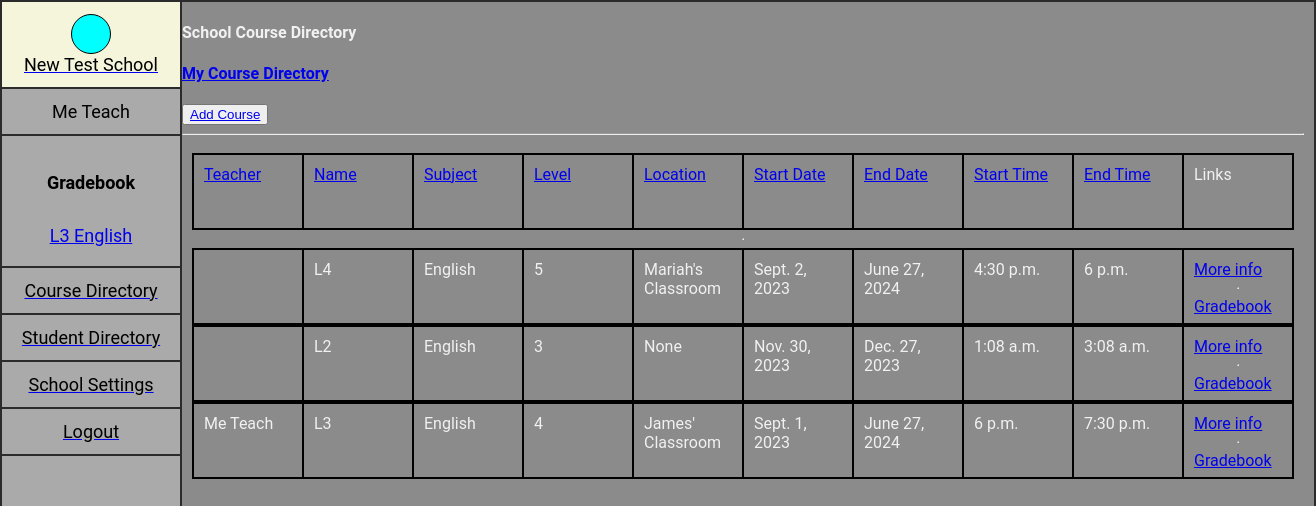
Page /courses/all/school/sort/teacher (signed in) on the earlier database version.
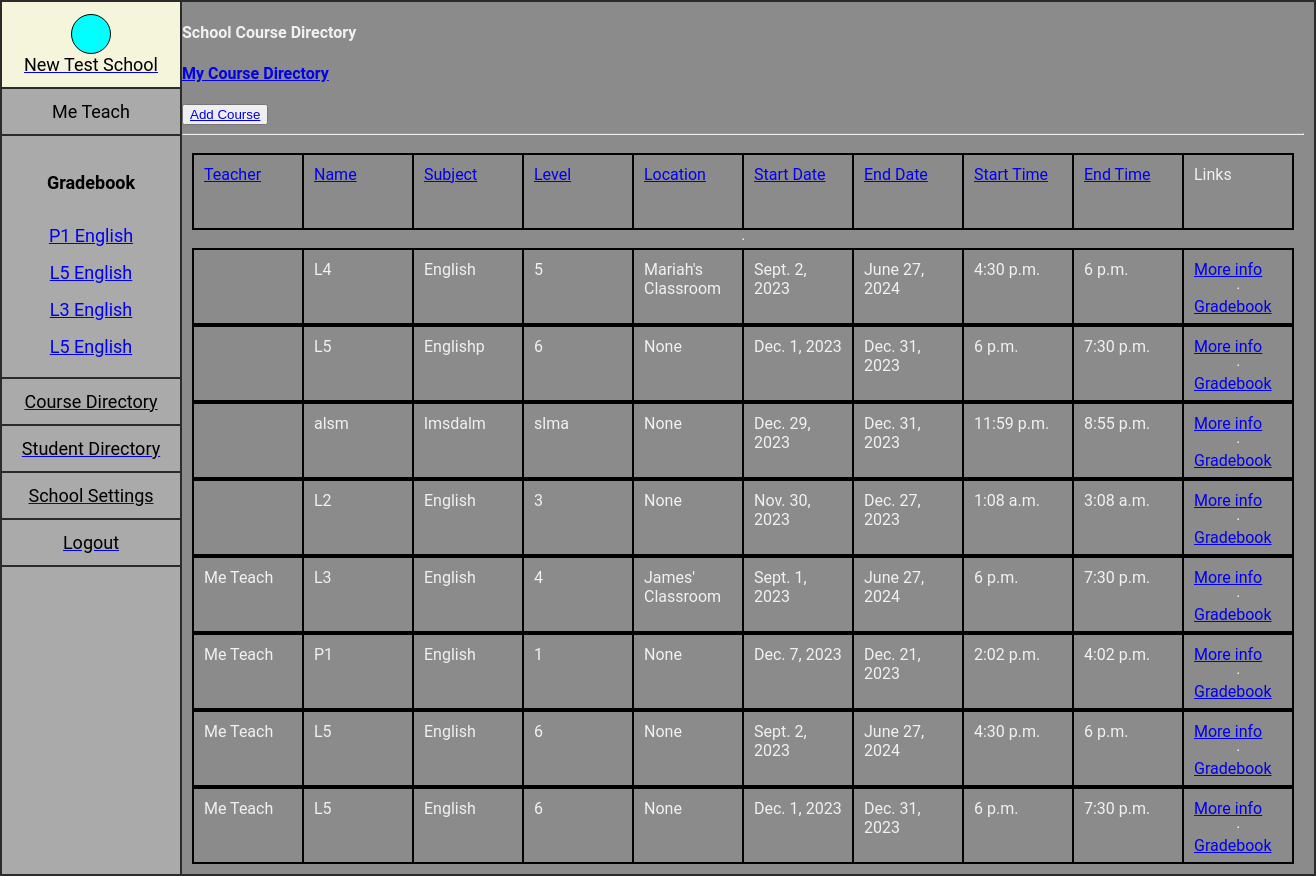
Same page on the later database version.
### app/models.py (models this page shows, shortened)
class Course(models.Model):
    school = models.ForeignKey('School', on_delete=models.CASCADE, related_name='facility', null=False)
    teacher = models.ForeignKey('User', on_delete=models.SET_NULL, related_name='teacher', null=True, blank=True)
    added_by = models.ForeignKey('User', on_delete=models.CASCADE, related_name='course_added_by', null=True, blank=True)
    name = models.CharField(max_length=64, blank=False, null=True) #name of class
    subject = models.CharField(max_length=128, blank=False) #subject of class
    grade_type = models.BooleanField(default=0, blank=False) #used to set grading system
    code = models.CharField(max_length=128, blank=True, null=True) #class identifer or differentiator(if any)
    level = models.CharField(max_length=24, blank=True, null=True)
    description = models.TextField(max_length=512, blank=True, null=True)
    online = models.BooleanField(default=False, blank=True, null=True) #if course is online(true) or inperson (false)
    location = models.CharField(max_length=128, blank=True, null=True) #physical location of class if any
    students = models.PositiveIntegerField(blank=True, null=True, default=0)
    start_date = models.DateField(auto_now_add=False, blank=True, null=True)
    end_date = models.DateField(auto_now_add=False, blank=True, null=True)
    start_time = models.TimeField(blank=True, default='0:0:0')
    end_time = models.TimeField(blank=True, default='0:0:0')
    timestamp = models.DateTimeField(auto_now_add=True)

### app/user.py (models this page shows, shortened)
class User(AbstractUser):
    first_name = models.CharField(max_length=256, blank=True)
    last_name = models.CharField(max_length=256, blank=True)
    phone = models.CharField(max_length=32, blank=True)
    social = models.CharField(max_length=64, blank=True, null=True) #for use with other contact servicers such as LINE, MESSENGER or WHATSAPP
    school = models.ForeignKey('School', on_delete=models.SET_NULL, related_name='user', null=True, blank=True)
    tag = models.CharField(max_length=64, blank=True, null=True) #if they have a school ID or other form of required identifier.
    is_admin = models.BooleanField(default=False)
    is_teacher = models.BooleanField(default=False)
    is_parent = models.BooleanField(default=False)
    timestamp = models.DateTimeField(auto_now_add=True)
    pass
    def __str__(self):
        return f"{self.first_name + ' ' + self.last_name}"

### app/views.py (the view, shortened to what this page needs)
# urls.py: path("courses/all/", views.courses, name="courses"),
@csrf_exempt
@login_required
def courses(request, source=None, sortby=None):
    user = request.user
    all = False
    courses_list = []
    courses = []
    if user.school:
        try:
            if source == 'school':
                if sortby == None:
                    courses_list = Course.objects.filter(school=user.school).order_by('teacher', 'start_time')
                else:
                    courses_list = Course.objects.filter(school=user.school).order_by(sortby)
                courses = Course.objects.filter(teacher=user).order_by('start_time')
                course_count = len(courses_list)
                all = True
        except:
            courses = Course.objects.filter(teacher=user).order_by(sortby)
            courses_list = courses
            course_count = len(courses_list)
        return render(request, "app/courses/courses.html", {'courses':courses,
                                                            'courses_list':courses_list,
                                                            'course_count':course_count,
                                                            'all': all})
    else:
        return HttpResponseRedirect(reverse("index"))

### app/templates/app/courses/courses.html (shortened to what this page needs)
{% extends 'app/layout.html' %}
{% load static %}
{% block body %}
<body>
    <div id="course_view">
    {% if course_count > 0 %}
        {% if user.is_teacher and all %}
            <h4>School Course Directory</h4>
            <a class="button" href="{% url 'courses' 'teacher' %}">
                <h4>My Course Directory</h4>
            </a>
        <button type="button">
            <a href="{% url 'addCourse' %}">Add Course</a>
        </button>
        {% endif %}
        <hr>
        <div class="course-view" style="border:none;">
            <div class="course-row">
                <a href="{% url 'courses' 'school' 'teacher' %}"> <div class="course-box">Teacher</div> </a>
                <a href="{% url 'courses' 'school' 'name' %}"><div class="course-box">Name</div></a>
                <a href="{% url 'courses' 'school' 'subject' %}"><div class="course-box">Subject</div></a>
                <a href="{% url 'courses' 'school' 'level' %}"><div class="course-box">Level</div></a>
                <a href="{% url 'courses' 'school' 'location' %}"><div class="course-box">Location</div></a>
                <a href="{% url 'courses' 'school' 'start_date' %}"><div class="course-box">Start Date</div></a>
                <a href="{% url 'courses' 'school' 'end_date' %}"><div class="course-box">End Date</div></a>
                <a href="{% url 'courses' 'school' 'start_time' %}"><div class="course-box">Start Time</div></a>
                <a href="{% url 'courses' 'school' 'end_time' %}"><div class="course-box">End Time</div></a>
                <div class="course-box">Links</div>
            </div>
            <hr>
            {% for course in courses_list %}
                <div class="course-row">
                    {% if course.teacher %}
                        <div class="course-box">{{course.teacher}}</div>
                    {% else %}
                        <div class="course-box"></div>
                    {% endif %}
                    <div class="course-box">{{course.name}}</div>
                    <div class="course-box">{{course.subject}}</div>
                    <div class="course-box">{{course.level}}</div>
                    <div class="course-box">{{course.location}}</div>
                    <div class="course-box">{{course.start_date}}</div>
                    <div class="course-box">{{course.end_date}}</div>
                    <div class="course-box">{{course.start_time}}</div>
                    <div class="course-box">{{course.end_time}}</div>
                    <div class="course-box">
                            <a class="button" href="{% url 'course' course.code %}">More info</a>
                            <hr>
                            {% if course.teacher.id == user.id or user.is_admin %}
                            <a class="button" href="{% url 'gradebook' course.code %}">Gradebook</a>
                            {% endif %}
                    </div>
                </div>
            {% endfor %}
        </div>
    {% endif %}
    </div>
</body>
{% endblock %}

### app/templates/app/layout.html (shortened to what this page needs)
{% load static %}
<!DOCTYPE html>
<html>
    <head>
        <link href="{% static 'app/styles.css' %}" rel="stylesheet">
    </head>
    <div class="row">
        <div class="frame">
            {% if request.user.is_authenticated %}
                <div class="nav-line" id="nav-line">
                    {% if user.school %}
                    <a href="{% url 'index' %}">
                    <div class="nav-block" id="schoolBlock">
                        <div class="nav-img"></div>
                        <div>{{ user.school.name }}</div>
                    </div>
                    </a>
                    {% endif %}
                    <div class="nav-block" id="teacherBlock">
                        <div>{{ user.first_name }} {{user.last_name}}</div>
                    </div>
                    {% if user.school %}
                        {% if user.is_teacher and courses %}
                        <div class="nav-block" id="gradebook-block">
                            <h4>Gradebook</h4>
                            {% for course in courses %}
                            <a href="{% url 'gradebook' course.code %}" class="nav-dropdown-item">{{ course.name }} {{course.subject}}</a>
                            {% endfor %}
                        </div>
                        {% endif %}
                        {% if user.is_admin %}
                        <a class="button" href="{% url 'courses' 'school' %}">
                            <div class="nav-block" id="CoursesBlock">Course Directory</div>
                        </a>
                        <a class="button" href="{% url 'students' 'school' %}">
                            <div class="nav-block">Student Directory</div>
                        </a>
                        <a class="button" href="{% url 'settings' %}">
                            <div class="nav-block" id="settingsBlock">School Settings</div>
                        </a>
                        {% endif %}
                    {% endif %}
                    <a class="button" href="{% url 'logout' %}">
                        <div class="nav-block" >Logout</div>
                    </a>
                </div>
            {% endif %}
            <main>
                {% block body %}
                {% endblock %}
            </main>
        </div>
    </div>
</html>

Differences in the rows shown:
added Course: name "P1", subject "English", teacher "Me Teach", level "1", location "None", start_date "Dec. 7, 2023", end_date "Dec. 21, 2023", start_time "2:02 p.m.", end_time "4:02 p.m.", shows "Gradebook"
added Course: name "L5", subject "English", teacher "Me Teach", level "6", location "None", start_date "Sept. 2, 2023", end_date "June 27, 2024", start_time "4:30 p.m.", end_time "6 p.m.", shows "Gradebook"
added Course: name "L5", subject "English", teacher "Me Teach", level "6", location "None", start_date "Dec. 1, 2023", end_date "Dec. 31, 2023", start_time "6 p.m.", end_time "7:30 p.m.", shows "Gradebook"
added Course: name "L5", subject "Englishp", level "6", location "None", start_date "Dec. 1, 2023", end_date "Dec. 31, 2023", start_time "6 p.m.", end_time "7:30 p.m.", shows "Gradebook", shown under "My Course Directory"
added Course: name "alsm", subject "lmsdalm", level "slma", location "None", start_date "Dec. 29, 2023", end_date "Dec. 31, 2023", start_time "11:59 p.m.", end_time "8:55 p.m.", shows "Gradebook", shown under "My Course Directory"
changed Course "Nov. 30, 2023": teacher_id empty → 1 (drawn)
